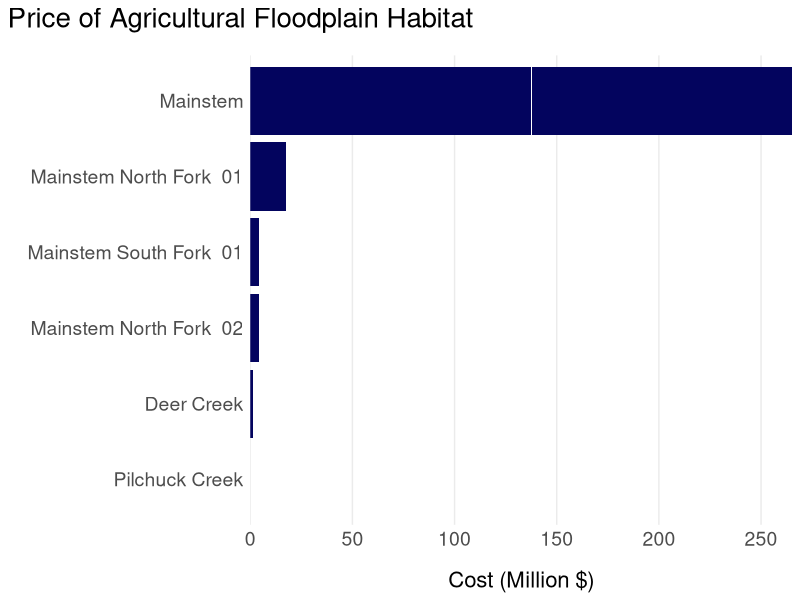

Recreate this plot in R.
library(tidyverse)


# cost dumbell chart function 
cost_dumbell_chart <- function(data, input) {
  
  ggplot(data = data, aes(group = rst_typ)) +
    # create dumbbells ----
  geom_segment(aes(x = ttl_lw_, xend = ttl_pp_,
                   y = fct_reorder(sbbsn_n, ttl_pp_), 
                   yend = sbbsn_n),
               color = "grey",
               size = 1.5
  ) + # reorder occupation by avg_salary here
    geom_point(aes(x = ttl_lw_, y = sbbsn_n, 
                   color = rst_typ, group = rst_typ), size = 3, color = "#28AFB0") +
    geom_point(aes(x = ttl_pp_, y = sbbsn_n,
                   color = rst_typ, group = rst_typ), size = 3, color = "#03045E") +
    # axis breaks & $ labels ----
  scale_x_continuous(labels = scales::label_dollar(scale = 0.000001, suffix = "M")) +
    # pushing y axis labels to edhe of data 
    labs(x = "Total Cost ($ million)",
         y = "",
         title = paste(input, "Habitat Restoration Costs")) +
    theme_minimal() +
    theme(plot.title.position = "plot",
          axis.text.x = element_text(size = 14),  
          axis.text.y = element_text(size = 14),
          axis.title.x = element_text(size = 16, margin = margin(t = 15)),
          plot.title = element_text(size = 20, margin = margin(b = 15)))
}



# Cost effectiveness 

cost_effectiveness_bar <- function(data, input) {
  
    
ggplot(data = data, aes(x = fct_reorder(sbbsn_n, cb_rati), 
           y = cb_rati)) +
  geom_col(fill = "#03045E") +
  theme_minimal() +
  labs( 
    x = "", 
    y = "$/Chinook Spawner",
    title = paste("Cost Effectiveness of", input, "Habitat Restoration")) +
  # caption = "Data Source: Beechie, T. J., Goodman, A., Stefankiv, O., Timpane-Padgham, B., & Lowe, M. (2023). \n Habitat Assessment and Restoration Planning (HARP) Model for the Snohomish and Stillaguamish \n River Basins (noaa:48860).") +
  
  scale_y_continuous(expand = c(0,0), 
                     labels = scales::label_dollar(scale = 0.001, suffix = "K")) +
  coord_flip() +
  theme(plot.title.position = "plot",
        axis.text.x = element_text(size = 14),  
        axis.text.y = element_text(size = 14),
        axis.title.x = element_text(size = 16, margin = margin(t = 15)),
        plot.title = element_text(size = 20, margin = margin(b = 15)),
        panel.grid.major.y  = element_blank(),
        panel.grid.minor.x  = element_blank())

}


library(here)
ag_land_cost <- read_csv(here("myapp", "data", "processed", "flood_ag_subba_sum.csv"))

#land cost figure
#figure itself
ag_land_price_barchart<- ag_land_cost %>% 
  ggplot(aes(
    # x = noaa_subba, 
    x = reorder(subbasin_name, total_subba_cost),
    y = total_subba_cost/1000000)) +
  theme_minimal() +
  geom_col(fill = "#03045E") +
  labs(fill = "Habitat Type", 
       x = "", 
       y = "Cost (Million $)",
       title = "Price of Agricultural Floodplain Habitat") +  ##CHANGE THIS
  coord_flip() + 
  # scale_fill_manual(values = custom_colors) +
  # pushing y axis labels to edhe of data 
  scale_y_continuous(expand = c(0,0)) +
  theme(plot.title.position = "plot",
        axis.text.x = element_text(size = 14),  
        axis.text.y = element_text(size = 14),
        axis.title.x = element_text(size = 16, margin = margin(t = 15)),
        plot.title = element_text(size = 20, margin = margin(b = 15)),
        panel.grid.major.y  = element_blank(),
        panel.grid.minor.x  = element_blank())
ag_land_price_barchart

  # theme(
  #   #axes
  #   axis.text = element_text(size = 10),
  #   axis.title.x = element_text(margin = margin(t = 12, r = 0, b = 30, l = 20), size = 12),
  #   #legend
  #   legend.position = c(0.5, -0.175),
  #   legend.direction = "horizontal",
  #   legend.title = element_blank(),
  #   # legend.box.background = element_rect(color = "grey"))
  #   # titles
  #   plot.title = element_text(hjust = 0, vjust = 1.8, size = 16),
  #   plot.subtitle = element_text(hjust = 0, vjust = 2.2),
  #   plot.caption = element_text(face = "italic", size = 6),
  #   # gridlines
  #   panel.grid.major.y  = element_blank(),
  #   panel.grid.minor.x  = element_blank()
  # ) 


